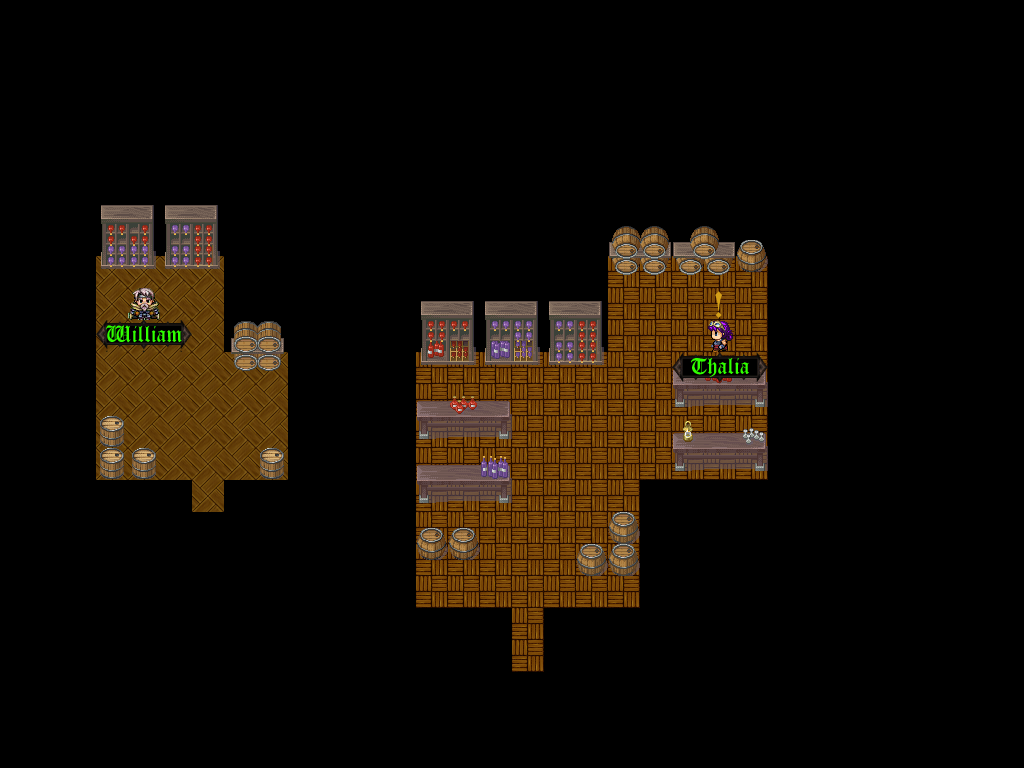

Rendered tile map (Tiled .tmx) drawn with the repository's tilesets; below, a short description and the map source with its tile grids summarised:
An orthogonal 32x24 tile map with 32x32 px tiles, 4 tile layers (background, interior, objects, npcNames), 6 tilesets.

<map version="1.0" orientation="orthogonal" width="32" height="24" tilewidth="32" tileheight="32">
 <tileset firstgid="1" name="house" tilewidth="32" tileheight="32">
  <image source="wineCellar.png" width="256" height="352" />
 </tileset>
 <tileset firstgid="89" name="questGiver" tilewidth="32" tileheight="32">
  <image source="questGiver.png" width="384" height="256" />
 </tileset>
 <tileset firstgid="185" name="questMarks" tilewidth="32" tileheight="32">
  <image source="questMarks.png" width="64" height="32" />
 </tileset>
 <tileset firstgid="187" name="floor" tilewidth="32" tileheight="32">
  <image source="floor_tiles.png" width="256" height="256" />
 </tileset>
 <tileset firstgid="251" name="sellers" tilewidth="32" tileheight="32">
  <image source="sellers.png" width="384" height="256" />
 </tileset>
 <tileset firstgid="347" name="namePlates" tilewidth="32" tileheight="32">
  <image source="namePlates.png" width="96" height="1024" />
 </tileset>
 <layer name="background" width="32" height="24">
  <data>[768 cells, 126 non-empty, 2 distinct tile ids]</data>
 </layer>
 <layer name="interior" width="32" height="24">
  <data>[768 cells, 81 non-empty, 48 distinct tile ids]</data>
 </layer>
 <layer name="objects" width="32" height="24">
  <data>[768 cells, 6 non-empty, 6 distinct tile ids]</data>
 </layer>
 <layer name="npcNames" width="32" height="24">
  <data>[768 cells, 6 non-empty, 6 distinct tile ids]</data>
 </layer>
</map>
